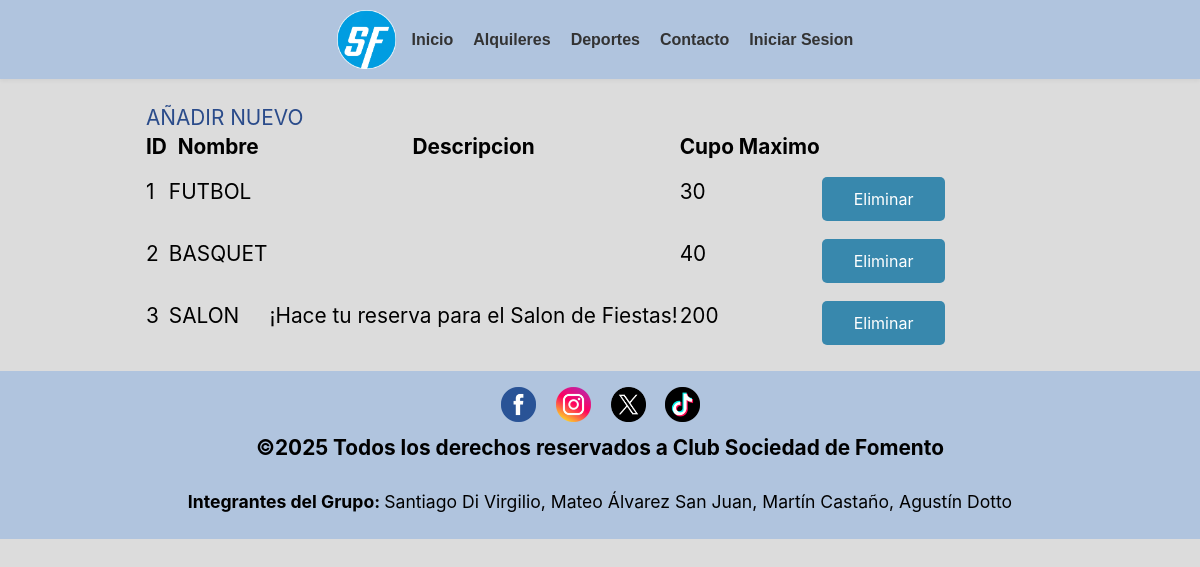
/deportes_tablas.php, run on an earlier commit of the app's database.
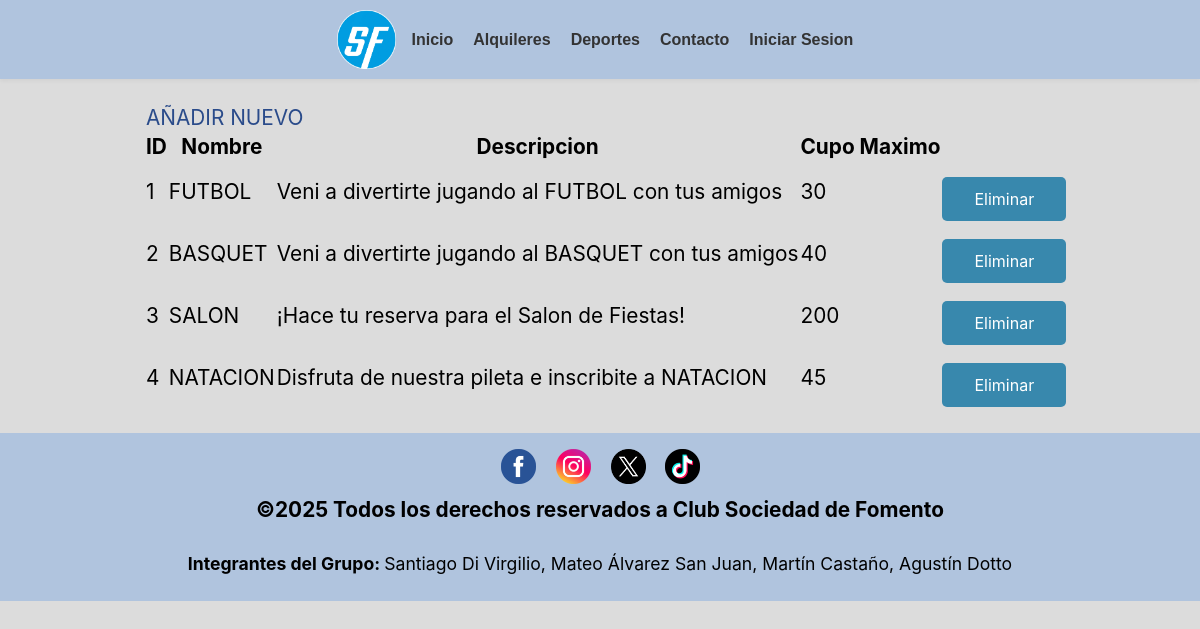
And on a later commit of the database.
### tables this page shows
CREATE TABLE `deportes` (
  `id_deporte` int(5) NOT NULL,
  `nombre` varchar(50) NOT NULL,
  `descripcion` varchar(255) NOT NULL,
  `cupo_maximo` int(5) NOT NULL
);

### deportes_tablas.php (the view, shortened to what this page needs)
<!DOCTYPE html>
<html lang="es">
<head>
	<link rel="stylesheet" href="https://cdnjs.cloudflare.com/ajax/libs/font-awesome/4.7.0/css/font-awesome.min.css">
	<link rel="stylesheet" type="text/css" href="css/estilos.css">
</head>
<body>
	<header>
		<a href="index.php"><img src="imagenes/logo.webp" alt="Logo de la página" class="logo"></a>
	    <?php
	    include("NAV.php");
	    include("conexion.php");
	    $llamado_deportes = mysqli_query($conexion, "SELECT * FROM deportes");
	    ?>
	</header>
	<div class="tablas">
			<article id="tab1">
            <table>
                    <tr>
                        <td style="text-align: center;"><a href="añadir_formu.php?id_deporte=<?php echo $var_deportes["id_deporte"];?>">AÑADIR NUEVO</a></td>
                    </tr>
                </table>
                <table>
                    <thead>
                        <th>ID</th>
                        <th>Nombre</th>
                        <th>Descripcion</th>
                        <th>Cupo Maximo</th>
                    </thead>
                    <?php while($var_deportes = mysqli_fetch_assoc($llamado_deportes)){?>
                    <tr>
                        <td><?php echo $var_deportes["id_deporte"];?></td>
                        <td><?php echo $var_deportes["nombre"];?></td>
                        <td><?php echo $var_deportes["descripcion"];?></td>
                        <td><?php echo $var_deportes["cupo_maximo"];?></td>
                        <td>
                            <a class="btn-ver-horarios" href="darbaja_deporte.php?id_deporte=<?php echo $var_deportes["id_deporte"];?>">Eliminar</a>
                        </td>
                    </tr>
                    <?php }?>
                </table>
			</article>
        </div>
<footer>
<?php
    include("FOOTER.php");
?>
</footer>
</body>
</html>

What changed in the data, as far as the page shows it:
changed deportes "FUTBOL": descripcion (not shown) → "Veni a divertirte jugando al FUTBOL con tus amigos"
changed deportes "BASQUET": descripcion (not shown) → "Veni a divertirte jugando al BASQUET con tus amigos"
added deportes: id_deporte "4", nombre "NATACION", descripcion "Disfruta de nuestra pileta e inscribite a NATACION", cupo_maximo "45"
